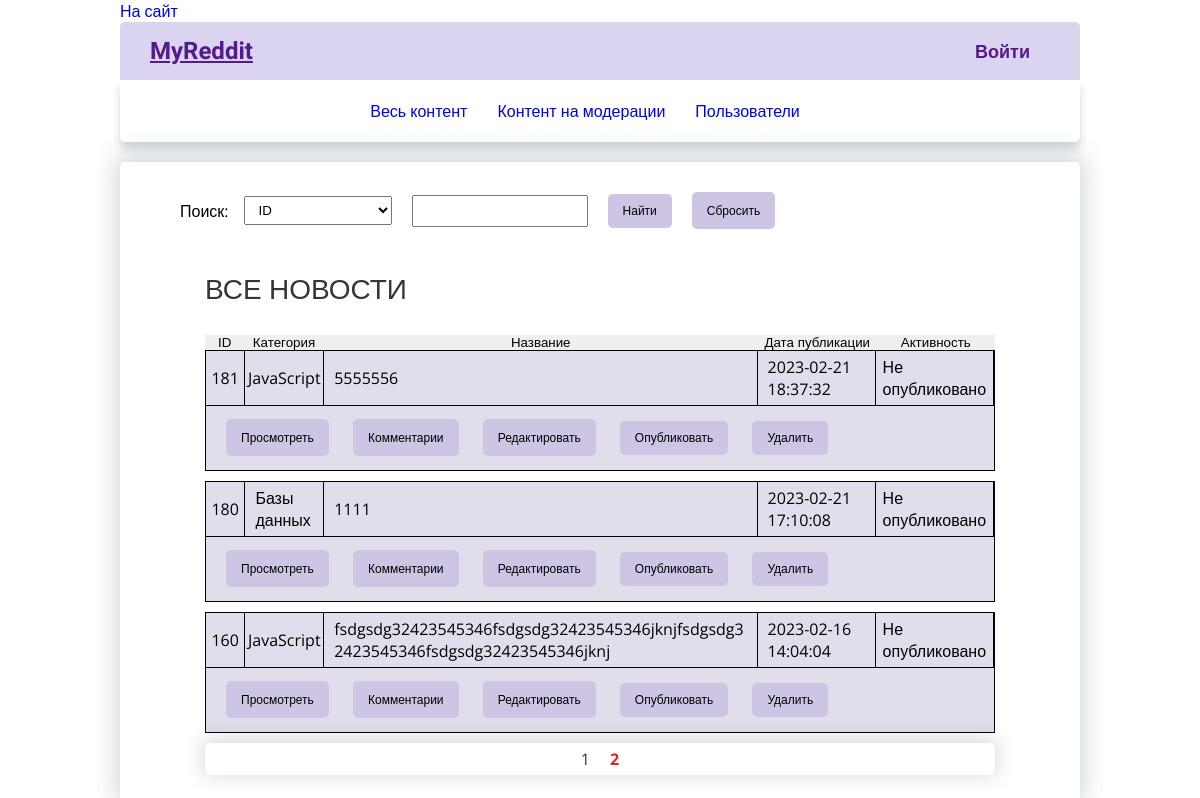
Screenshot of /admin/moderation/?p=2 (signed in) with the database file from the repository.
### tables this page shows
CREATE TABLE `news` (
  `idNews` int NOT NULL,
  `idCategory` int NOT NULL,
  `theme` varchar(255) NOT NULL,
  `pictureLink` varchar(255) DEFAULT NULL,
  `textContent` varchar(2000) NOT NULL,
  `idUser` int NOT NULL,
  `createDate` timestamp NOT NULL DEFAULT CURRENT_TIMESTAMP,
  `changeDate` timestamp NULL DEFAULT NULL,
  `likeCount` int DEFAULT NULL,
  `moderationStatus` tinyint NOT NULL DEFAULT '0'
);

CREATE TABLE `category` (
  `idCategory` int NOT NULL,
  `categoryName` varchar(255) NOT NULL
);

### application/core/view.php (called while the page is built, shortened)
<?php
class View
{
	function generate($content_view, $template_view, $data = null)
	{
		include 'application/views/'.$template_view;
	}
}

### application/core/route.php (called while the page is built, shortened)
<?php
class Route
{
	static function start()
	{
		$action_name = 'index';
		$routes = explode('/', $_SERVER['REQUEST_URI']);
		if ( !empty($routes[2]) )
		{
			$action_name = $routes[2];
		}
		$action_name = 'action_'.$action_name;
		$controller = new $controller_name();
		$controller->$action_name();
	}
}

### application/bootstrap.php (called while the page is built, shortened)
<?php
Route::start();

### index.php (called while the page is built, shortened)
<?php
require_once 'application/bootstrap.php';

### application/core/model.php (called while the page is built, shortened)
<?php
class Model
{
	private static $connect;
	public function __construct()
	{
		if(!self::$connect){
			self::$connect = mysqli_connect('localhost', 'root', '', 'myReddit');
		}
	}
	protected function get_many($query){
		try{
			if($result = mysqli_query(self::$connect,$query)){
				$data = mysqli_fetch_all($result,MYSQLI_ASSOC);
			}else{
				throw new \Exception(mysqli_error(self::$connect));
			}
			return $data;
		}catch(\Throwable $e){
			echo $e->getMessage();
		}
	}
}

### application/models/model_admin.php (called while the page is built, shortened)
<?php
class Model_Admin extends Model
{
  public $itemperpage = ITEMS_PER_PAGE;
  public function dataQuerySQL ($sortBY, $firstNumber, $where=null){
    return "SELECT * FROM news
    INNER JOIN category
      ON news.idCategory = category.idCategory
    INNER JOIN user
      ON news.idUser = user.idUser
      $where
    ORDER BY $sortBY DESC LIMIT $firstNumber,  $this->itemperpage";
  }
  public function get_data_moderation($page)
  {
    $sortBY = isset($_SESSION['sortModerationNews'])?$_SESSION['sortModerationNews']:'createDate';
    $firstNumber = ($page - 1) *  $this->itemperpage;
    $sql = $this->dataQuerySQL($sortBY,$firstNumber,' WHERE moderationStatus = 0');
    $data['news'] = $this->get_many($sql);
    $sql2 = "SELECT COUNT(*) FROM news
      INNER JOIN category
          ON news.idCategory = category.idCategory
        INNER JOIN user
          ON news.idUser = user.idUser
        WHERE moderationStatus = 0 ";
    $pageCount = $this->get_count($sql2);
    $data['pagesCount'] = ceil($pageCount/ $this->itemperpage) ;
    return $data;
  }
}

### application/views/admin_moder_view.php (the view, shortened to what this page needs)
<div class="news_container">
    <?php
        if(empty($news)){
            echo "<h1>Все новости</h1>";
            echo "<div class='no_news'>Нет новостей...</div>";
        }else{
            echo "<h1>Все новости</h1>"; ?>
            <div class="news_meta_admin">
            <button onclick="sortAdmin('sortModerationNews')" data-sort="idNews" class="news_id_admin_zag">ID</button>
                <button onclick="sortAdmin('sortModerationNews')" class="news_category_admin_zag" data-sort="categoryName">Категория</button>
                <button onclick="sortAdmin('sortModerationNews')" class="news_title_admin_zag" data-sort="theme">Название</button>
                <button onclick="sortAdmin('sortModerationNews')" class="news_create_admin_zag" data-sort="createDate">Дата публикации</button>
                <button onclick="sortAdmin('sortModerationNews')" class="news_status_admin_zag" data-sort="moderationStatus">Активность</button>
            </div>
            <?php
            foreach($news as $row)
            {   ?>
                <div class="news_container_admin">
                    <div class="news_meta_admin">
                        <div class="news_id_admin"><?=$row['idNews']?></div>
                        <div class="news_category_admin"><?=$row['categoryName']?></div>
                        <div class="news_title_admin">
                            <p class="news_title_admin_p"><?=trim($row['theme'],"\"") ?></p>
                        </div>
                        <div class="news_create_admin"><?=$row['createDate']?></div>
                        <div class="news_status_admin"><?=$row['moderationStatus']==1?'Опубликовано':'Не опубликовано'?></div>
                    </div>
                    <div class="news_controls_btns">
                        <a class="control_btn_admin" href="/admin/detailNews/?idNews=<?=$row['idNews']?>" data-id="<?=$row['idNews']?>" >Просмотреть</a>
                        <a class="control_btn_admin" href="">Комментарии</a>
                        <a class="control_btn_admin" href="/admin/editNews/?idNews=<?=$row['idNews']?>" data-id="<?=$row['idNews']?>" >Редактировать</a>
                        <button onclick="publishNews()" class="control_btn_admin" data-id="<?=$row['idNews']?>" >Опубликовать</button>
                        <button onclick="deleteNews()" class="control_btn_admin" data-id="<?=$row['idNews']?>" >Удалить</button>
                    </div>
                </div>
            <?php }
    }
    ?>
     <div class="pagination">
        <?php
         if(isset($_SESSION['url'])){
            $url = '?'.$_SESSION['url'].'&p=';
        }else{
            $url = '?p=';
        }
        for ($i = 1; $i <= $pagesCount; $i++){
            if ($i == (isset($_GET['p'])?$_GET['p']:1)){?>
                 <a class="pagination_link visit_link" href ="<?='/admin/moderation/'.$url.$i?>"><?=$i?></a>
        <?php    } else {
                ?>
            <a class="pagination_link" href ="<?='/admin/moderation/'.$url.$i?>"><?=$i?></a>
        <?php
            }
        }
        ?>
    </div>
</div>

### css/style_admin.css (style rules this page uses)
* { margin: 0; padding: 0; box-sizing:border-box; }
p,h1,h2,h3,h4,h5 { word-wrap:break-word; overflow-x: hidden; }
button,a { cursor:pointer; outline:none; border:none; }
a { text-decoration: none; background:none; }
body { font-size: 16px; }
body,input { font-family:"Open Sans", sans-serif; }
h1,h2,h3,h4 { text-transform: uppercase; font-weight: normal; font-family: "Open Sans", sans-serif; color: #353535; margin-bottom: 1em; }
h1 { font-size: 1.75em; }
.news_container_admin { border:1px solid black; margin-bottom:10px; background-color:#e1deeb; }
.news_meta_admin { display:flex; }
.news_id_admin,.news_category_admin,.news_title_admin, .news_create_admin, .news_status_admin { border-right:1px solid black; border-bottom:1px solid black; padding:5px 10px; }
.news_id_admin,.news_category_admin, .news_create_admin, .news_status_admin,.news_id_admin_zag,.news_category_admin_zag, .news_create_admin_zag,.news_status_admin_zag { display:flex; align-items:center; justify-content:center; }
.news_id_admin,.news_id_admin_zag { width:5%; }
.news_category_admin,.news_category_admin_zag { width:10%; }
.news_title_admin_zag { width:55%; display:flex; align-items:center; justify-content:center; }
.news_title_admin { width:55%; display:flex; align-items:center; justify-content:left; word-wrap:break-word !important; }
.news_create_admin,.news_status_admin,.news_create_admin_zag,.news_status_admin_zag { width:15%; }
.news_controls_btns { padding: 15px 20px; }
.control_btn_admin,.form_fillter_btn { font-size:12px; margin-right:20px; padding: 10px 15px; background-color:#cdc5e3; border-radius:5px; color:black; }
.visit_link { color:red; }
.news_container,.news_creator_container { padding:20px 55px; }
.pagination { display:flex; border-radius:5px; box-shadow: 0px -2px 20px 2px rgba(34, 60, 80, 0.2); justify-content:center; }
.pagination_link { color:#393445; padding:5px 10px; }
.visit_link { color:#e82121; font-weight:bold; }

### rows the page displays
news: idNews "181", idCategory.categoryName "JavaScript", theme "5555556", createDate "2023-02-21 18:37:32", moderationStatus "Не опубликовано"
news: idNews "180", idCategory.categoryName "Базы данных", theme "1111", createDate "2023-02-21 17:10:08", moderationStatus "Не опубликовано"
news: idNews "160", idCategory.categoryName "JavaScript", theme "fsdgsdg32423545346fsdgsdg32423545346jknjfsdgsdg32423545346fsdgsdg32423545346jknj", createDate "2023-02-16 14:04:04", moderationStatus "Не опубликовано"
